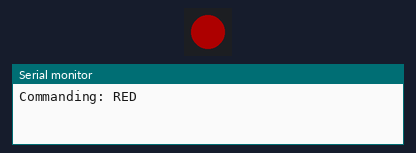
This sketch was run on a simulated ESP32. Parts: 1 RGB LEDs in strip order, left to right, the last lines printed to the serial monitor. Dim RGB values are drawn brighter than linear.

Above: at 1.0 s.
At 3.0 s:
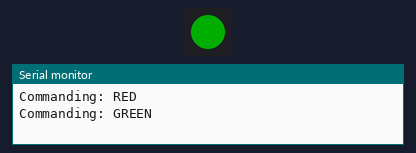
At 5.0 s:
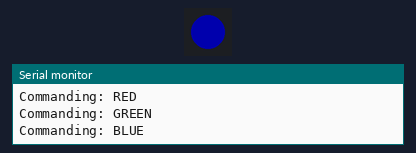
Timing chart, 0 to 7.8 s (numbered marks = the images above):
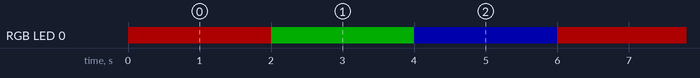

The sketch:

RGB_Order_Test.ino
```cpp
#include <Adafruit_NeoPixel.h>

#define DATA_PIN   25   // GPIO wired to Data In
#define NUM_LEDS   1

// Diagnostic: commands pure RED, then GREEN, then BLUE for 2s each.
// Watch the LED and compare to what the Serial Monitor prints.
//   - If the LED matches every time  -> order is GRB (keep NEO_GRB)
//   - If RED/GREEN are swapped       -> order is RGB (use NEO_RGB)
//   - Anything else                  -> note the mapping and tell me
Adafruit_NeoPixel led(NUM_LEDS, DATA_PIN, NEO_GRB + NEO_KHZ800);

void show(const char *name, uint8_t r, uint8_t g, uint8_t b) {
  Serial.print("Commanding: ");
  Serial.println(name);
  led.setPixelColor(0, led.Color(r, g, b));
  led.show();
  delay(2000);
}

void setup() {
  Serial.begin(115200);
  led.begin();
  led.setBrightness(50);
  led.show();
}

void loop() {
  show("RED",   255, 0,   0);
  show("GREEN", 0,   255, 0);
  show("BLUE",  0,   0,   255);
}
```

Measured:
- by itself, RGB LED 0: repeats every 6.0 s: RGB(0, 50, 0) 2.0 s, RGB(0, 0, 50) 2.0 s, RGB(50, 0, 0) 2.0 s
- by itself, everything shown: repeats every 6.0 s, in 3 steps
